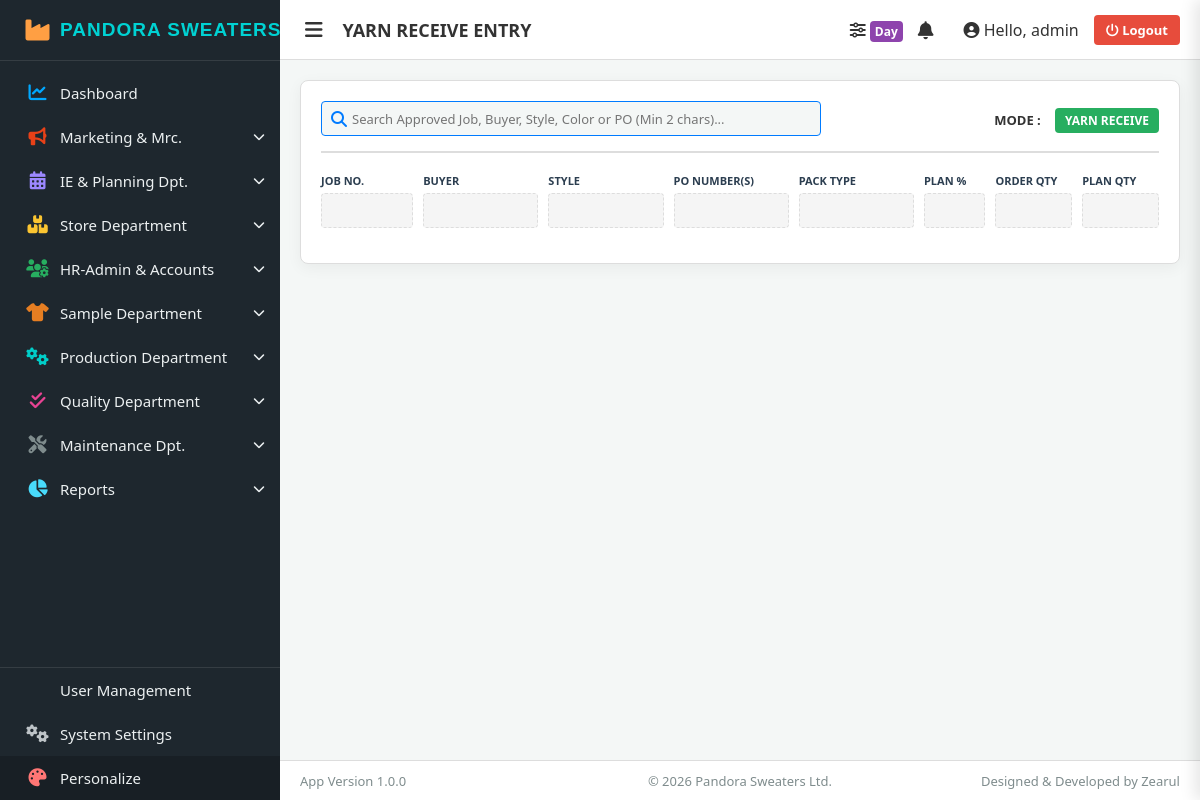
Page /production/knitting/yarn-receive/ (signed in) on the committed database.
### core/models.py (models this page shows, shortened)
class AppSetting(models.Model):
    key = models.CharField(max_length=100, unique=True)
    value = models.TextField(blank=True, null=True)
    description = models.CharField(max_length=255, blank=True, null=True)

### core/views/production/yarn_receive_views.py (the view)
# urls.py: path('production/knitting/yarn-receive/', yarn_receive_entry_view, name='yarn_receive_entry'),
@login_required(login_url='login')
def yarn_receive_entry_view(request):
    return render(request, 'yarn_receive_entry.html')

### core/context_processors.py (called while the page is built)
def global_settings(request):
    settings = AppSetting.objects.all()
    context = {s.key: s.value for s in settings}
    defaults = {
        'factory_name': 'Smart Factory System',
        'app_version': 'Version 1.0.0',
        'copyright_text': '© 2026 Your Company',
        'developer_credit': 'Designed & Developed by Zearul'
    }
    for k, v in defaults.items():
        if k not in context:
            context[k] = v
    return context

### templates/yarn_receive_entry.html (shortened to what this page needs)
{% extends 'base.html' %}
{% block page_title %}YARN RECEIVE ENTRY{% endblock %}
{% block content %}
<div id="receive-master">
    <div class="entry-card">
        <div class="form-header">
            <div class="autocomplete-wrapper" style="flex: 1; max-width: 500px;">
                <div style="position: relative;">
                    <i class="fa-solid fa-magnifying-glass" style="position: absolute; left: 10px; top: 10px; color: #007bff;"></i>
                    <input type="text" id="globalJobSearch" class="form-control" style="padding-left: 30px; border: 1px solid #007bff;" placeholder="Search Approved Job, Buyer, Style, Color or PO (Min 2 chars)..." oninput="searchGlobalJob(this.value)" autocomplete="off" autofocus>
                </div>
            </div>
            <div>
                <span style="font-weight:bold; font-size:13px; margin-right:10px;">MODE :</span>
                <span class="badge" id="modeBadge">YARN RECEIVE</span>
            </div>
        </div>
        <div class="grid-row" style="grid-template-columns: 1.2fr 1.5fr 1.5fr 1.5fr 1.5fr 0.8fr 1fr 1fr;">
            <div class="form-group"><label>JOB NO.</label><input type="text" id="m_job" class="form-control" readonly></div>
            <div class="form-group"><label>BUYER</label><input type="text" id="m_buyer" class="form-control" readonly></div>
            <div class="form-group"><label>STYLE</label><input type="text" id="m_style" class="form-control" readonly></div>
            <div class="form-group"><label>PO NUMBER(S)</label><input type="text" id="m_po" class="form-control" readonly></div>
            <div class="form-group"><label>PACK TYPE</label><input type="text" id="m_packType" class="form-control" readonly style="color:#8e44ad;"></div>
            <div class="form-group"><label>PLAN %</label><input type="text" id="m_planPct" class="form-control" readonly></div>
            <div class="form-group"><label>ORDER QTY</label><input type="text" id="m_orderQty" class="form-control" readonly style="color:#007bff;"></div>
            <div class="form-group"><label>PLAN QTY</label><input type="text" id="m_planQty" class="form-control" readonly style="color:#27ae60;"></div>
        </div>
    </div>
</div>
{% endblock %}

### templates/base.html (shortened to what this page needs)
<!DOCTYPE html>
<html lang="en">
<head>
    <link rel="stylesheet" href="https://cdn.jsdelivr.net/npm/@fortawesome/fontawesome-free@6.4.2/css/all.min.css">
</head>
<body id="app-body">
    <div class="sidebar" id="app-sidebar">
        <div class="brand">
            <i class="fa-solid fa-industry" style="color: #ff9f43; min-width: 45px; text-align: center; font-size: 24px;"></i>
            <span class="brand-text">{{ factory_name|default:"Smart Factory" }}</span>
        </div>
        <a href="{% url 'dashboard' %}" class="nav-item">
            <div class="nav-item-left"><i class="fa-solid fa-chart-line icon" style="color: #00a8ff;"></i> <span>Dashboard</span></div>
        </a>
        <div class="nav-item" onclick="toggleSubmenu(this)">
            <div class="nav-item-left"><i class="fa-solid fa-bullhorn icon" style="color: #e84118;"></i> <span>Marketing & Mrc.</span></div>
            <i class="fa-solid fa-chevron-down arrow"></i>
        </div>
        <div class="nav-item" onclick="toggleSubmenu(this)">
            <div class="nav-item-left"><i class="fa-solid fa-calendar-days icon" style="color: #9c88ff;"></i> <span>IE & Planning Dpt.</span></div>
            <i class="fa-solid fa-chevron-down arrow"></i>
        </div>
        <div class="nav-item" onclick="toggleSubmenu(this)">
            <div class="nav-item-left"><i class="fa-solid fa-boxes-stacked icon" style="color: #fbc531;"></i> <span>Store Department</span></div>
            <i class="fa-solid fa-chevron-down arrow"></i>
        </div>
        <div class="nav-item" onclick="toggleSubmenu(this)">
            <div class="nav-item-left"><i class="fa-solid fa-users-cog icon" style="color: #27ae60;"></i> <span>HR-Admin & Accounts</span></div>
            <i class="fa-solid fa-chevron-down arrow"></i>
        </div>
        <div class="nav-item" onclick="toggleSubmenu(this)">
            <div class="nav-item-left"><i class="fa-solid fa-shirt icon" style="color: #e67e22;"></i> <span>Sample Department</span></div>
            <i class="fa-solid fa-chevron-down arrow"></i>
        </div>
        <div class="nav-item" onclick="toggleSubmenu(this)">
            <div class="nav-item-left"><i class="fa-solid fa-cogs icon" style="color: #00cec9;"></i> <span>Production Department</span></div>
            <i class="fa-solid fa-chevron-down arrow"></i>
        </div>
        <div class="nav-item" onclick="toggleSubmenu(this)">
            <div class="nav-item-left"><i class="fa-solid fa-check-double icon" style="color: #e84393;"></i> <span>Quality Department</span></div>
            <i class="fa-solid fa-chevron-down arrow"></i>
        </div>
        <div class="nav-item" onclick="toggleSubmenu(this)">
            <div class="nav-item-left"><i class="fa-solid fa-screwdriver-wrench icon" style="color: #7f8c8d;"></i> <span>Maintenance Dpt.</span></div>
            <i class="fa-solid fa-chevron-down arrow"></i>
        </div>
        <div class="nav-item" onclick="toggleSubmenu(this)">
            <div class="nav-item-left"><i class="fa-solid fa-chart-pie icon" style="color: #48dbfb;"></i> <span>Reports</span></div>
            <i class="fa-solid fa-chevron-down arrow"></i>
        </div>
        <div class="spacer"></div>
        {% if request.user.is_superuser %}
        <a href="{% url 'user_management' %}" class="nav-item" style="border-top: 1px solid rgba(255,255,255,0.1);">
            <div class="nav-item-left"> <span>User Management</span></div>
        </a>
        <a href="{% url 'system_settings' %}" class="nav-item">
            <div class="nav-item-left"><i class="fa-solid fa-gears icon" style="color: #bdc3c7;"></i> <span>System Settings</span></div>
        </a>
        {% endif %}
        <div class="nav-item" onclick="toggleThemePanel()" style="background: rgba(0,0,0,0.2);">
            <div class="nav-item-left"><i class="fa-solid fa-palette icon" style="color: #ff7675;"></i> <span>Personalize</span></div>
        </div>
    </div>
    <div class="main-wrapper">
        <div class="topbar">
            <div class="topbar-left">
                <button class="toggle-sidebar-btn" onclick="toggleSidebar(event)"><i class="fa-solid fa-bars"></i></button>
                <div class="topbar-title">{% block page_title %}Dashboard{% endblock %}</div>
            </div>
            <div class="user-info">
            <div class="header-icon" onclick="toggleShiftMenu()" title="Set Custom Menu" style="position: relative;">
                <i class="fa-solid fa-sliders"></i>
                <span class="badge" id="currentShiftBadge" style="background:#8e44ad; right: -15px; top: -5px; padding: 2px 5px;">Day</span>
            </div>
            <div style="position: relative; cursor: pointer; margin-right: 15px; font-size: 18px;" id="notifBtn" onclick="toggleNotifMenu(event)">
                <i class="fa-solid fa-bell"></i>
            </div>
                <span><i class="fa-solid fa-circle-user"></i> Hello, {{ request.user.first_name|default:request.user.username }}</span>
                <a href="{% url 'logout' %}" class="logout-btn"><i class="fa-solid fa-power-off"></i> Logout</a>
            </div>
        </div>
        <div class="content-area" id="main-content" onclick="autoHideSidebar()">
            {% block content %}{% endblock %}
        </div>
        <div class="app-footer">
            <div style="flex:1; text-align:left;">App {{ app_version }}</div>
            <div style="flex:1; text-align:center;">{{ copyright_text }}</div>
            <div style="flex:1; text-align:right;">{{ developer_credit }}</div>
        </div>
    </div>
</body>
</html>

### templates/base.html (style rules this page uses)
:root { --sidebar-bg: #1e272e; --sidebar-text: #ecf0f1; --sidebar-hover: rgba(255, 255, 255, 0.08); --main-bg: #f4f7f6; --main-text: #333; --card-bg: #fff; --border-color: #ddd; --accent: #27ae60; }
* { margin: 0; padding: 0; box-sizing: border-box; font-family: 'Segoe UI', sans-serif; }
body { background-color: var(--main-bg); color: var(--main-text); display: flex; height: 100vh; overflow: hidden; transition: background 0.3s; }
.sidebar { width: 280px; background: var(--sidebar-bg); color: var(--sidebar-text); display: flex; flex-direction: column; transition: width 0.3s ease; overflow-x: hidden; overflow-y: auto; z-index: 100; }
.brand { padding: 18px 15px; font-size: 19px; border-bottom: 1px solid rgba(255,255,255,0.1); margin-bottom: 10px; display: flex; align-items: center; white-space: nowrap; overflow: hidden; }
.brand-text { color: #00d2d3; font-weight: 800; font-family: 'Arial Black', Impact, sans-serif; letter-spacing: 1px; text-transform: uppercase; }
.nav-item { padding: 12px 15px; cursor: pointer; display: flex; justify-content: space-between; align-items: center; transition: 0.2s; font-size: 15px; text-decoration: none; color: var(--sidebar-text); white-space: nowrap; overflow: hidden; }
.nav-item-left { display: flex; align-items: center; }
.nav-item i.icon { width: 45px; text-align: center; font-size: 18px; flex-shrink: 0; }
.nav-item .arrow { font-size: 12px; transition: transform 0.3s; flex-shrink: 0; }
.spacer { flex-grow: 1; }
.main-wrapper { flex: 1; display: flex; flex-direction: column; overflow: hidden; transition: width 0.3s ease; }
.topbar { height: 60px; background: var(--card-bg); border-bottom: 1px solid var(--border-color); display: flex; align-items: center; padding: 0 20px; justify-content: space-between; z-index: 10; }
.topbar-left { display: flex; align-items: center; gap: 15px; }
.toggle-sidebar-btn { background: transparent; border: none; color: var(--main-text); font-size: 20px; cursor: pointer; padding: 5px; transition: 0.2s; }
.topbar-title { font-size: 18px; font-weight: 600; }
.user-info { display: flex; align-items: center; gap: 15px; }
.logout-btn { background: #e74c3c; color: white; padding: 6px 12px; border-radius: 4px; text-decoration: none; font-size: 13px; font-weight: bold; }
.content-area { flex: 1; padding: 20px; overflow-y: auto; }
.app-footer { height: 40px; background: var(--card-bg); border-top: 1px solid var(--border-color); display: flex; justify-content: space-between; align-items: center; padding: 0 20px; font-size: 13px; color: #7f8c8d; font-weight: 500; }

### templates/yarn_receive_entry.html (style rules this page uses)
.entry-card { background: var(--card-bg); padding: 20px; border-radius: 8px; box-shadow: 0 4px 15px rgba(0,0,0,0.05); margin-bottom: 20px; border: 1px solid var(--border-color); }
.form-header { display: flex; justify-content: space-between; align-items: center; border-bottom: 2px solid var(--border-color); padding-bottom: 15px; margin-bottom: 20px; }
.badge { padding: 4px 10px; border-radius: 4px; font-size: 12px; font-weight: bold; background: #27ae60; color: white; }
.grid-row { display: grid; gap: 10px; margin-bottom: 15px; align-items: end; }
.form-group label { display: block; margin-bottom: 5px; font-weight: bold; color: #2c3e50; font-size: 11px; text-transform: uppercase; }
.form-control { width: 100%; padding: 8px; border: 1px solid var(--border-color); border-radius: 4px; font-size: 13px; background: var(--main-bg); color: var(--main-text); transition: 0.2s; height: 35px; box-sizing: border-box; }
.form-control:disabled, .form-control[readonly] { background: rgba(0,0,0,0.04); cursor: not-allowed; font-weight: bold; color: #555; border: 1px dashed var(--border-color); }
.autocomplete-wrapper { position: relative; width: 100%; }

### rows in the picture
AppSetting: value "PANDORA SWEATERS…"
AppSetting: value "Version 1.0.0"
AppSetting: value "© 2026 Pandora Sweaters Ltd."
AppSetting: value "Designed & Developed by Zearul"

### other values in the picture
{{ request.user.first_name|default:request.user.username }} "admin"
